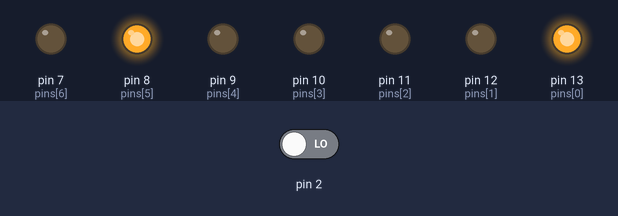
This sketch was run on a simulated Arduino Uno, built with avr-gcc and run on an emulated ATmega328P. On the bench: output pins drawn as LEDs (lit = HIGH). The test bench sets the inputs (shaded band); at power-on: pin 2 LOW.

Above: at 13.2 s.
13.3 s: pin 2 driven HIGH
At 14.8 s:
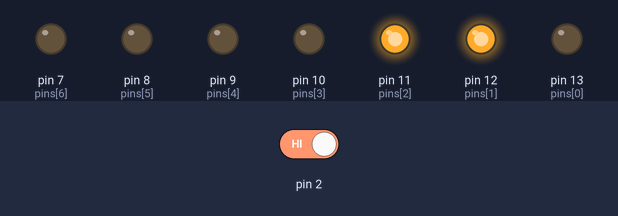
At 16.7 s:
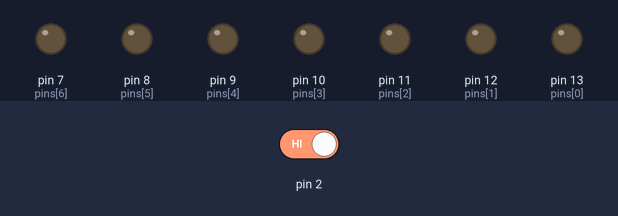
25.3 s: pin 2 driven LOW
At 26.1 s:
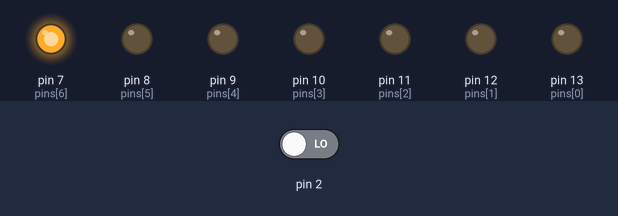
Timing chart, 0 to 43.3 s (numbered marks = the images above; inputs shaded):
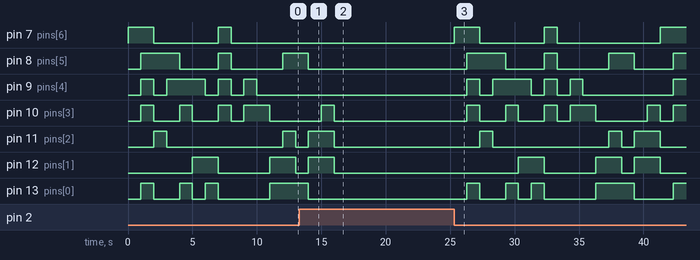

Measured:
- after the input at 13.3 s, pin 7 (pins[6]): stays LOW (without the input it goes to HIGH after 2.7 s); pin 8 (pins[5]), pin 13 (pins[0]): goes on until 14.0 s, then stays LOW; pin 9 (pins[4]): stops changing and stays LOW; pin 10 (pins[3]), pin 11 (pins[2]), pin 12 (pins[1]): goes on until 16.0 s, then stays LOW
- after the input at 25.3 s, pin 7 (pins[6]): goes HIGH 2.0 s, LOW 5.0 s, HIGH 1.0 s, LOW 8.0 s, then HIGH, starting at once; pin 8 (pins[5]): goes HIGH 3.0 s, LOW 3.0 s, HIGH 1.0 s, LOW 4.0 s, HIGH 2.0 s, LOW 3.0 s, then HIGH, starting after 1.0 s
- by itself, pin 11 (pins[2]): alternates HIGH for 1.0 s and LOW for 9.0 s
- by itself, pin 12 (pins[1]): alternates HIGH for 2.0 s and LOW for 4.0 s

The sketch:

neat_trug_rottis1.ino
```cpp
// C++ code
//
byte btn;

byte pins[7]={13, 12, 11, 10, 9, 8, 7};
byte show[16][7]={
  {0, 0, 0, 0, 0, 0, 1},//0
  {1, 0, 0, 1, 1, 1, 1},
  {0, 0, 1, 0, 0, 1, 0},
  {0, 0, 0, 0, 1, 1, 0},
  {1, 0, 0, 1, 1, 0, 0},
  {0, 1, 0, 0, 1, 0, 0},
  {1, 1, 0, 0, 0, 0, 0},
  {0, 0, 0, 1, 1, 1, 1},
  {0, 0, 0, 0, 0, 0, 0},
  {0, 0, 0, 1, 1, 0, 0},
  {0, 0, 0, 1, 0, 0, 0},//a
  {1, 1, 0, 0, 0, 0, 0},
  {1, 1, 1, 0, 0, 1, 0},
  {1, 0, 0, 0, 0, 1, 0},
  {0, 1, 1, 0, 0, 0, 0},
  {0, 1, 1, 1, 0, 0, 0},
};

void setup()
{
  pinMode(btn,INPUT_PULLUP);
  for (byte i = 0; i < 7; ++i) {
   pinMode(pins[i], OUTPUT);
  }
}

void loop()
{
 btn = digitalRead(2);
  if(btn==HIGH){
    for (int i=7;i<=13;i++){
    digitalWrite(i, LOW);
     }
  }
  else{
  for(byte i = 0; i < 16; i++){
    for(byte j = 0; j < 7; j++){
      digitalWrite(pins[j], show[i][j]);
    	}
    delay(1000);
  	}
  }
}
```
